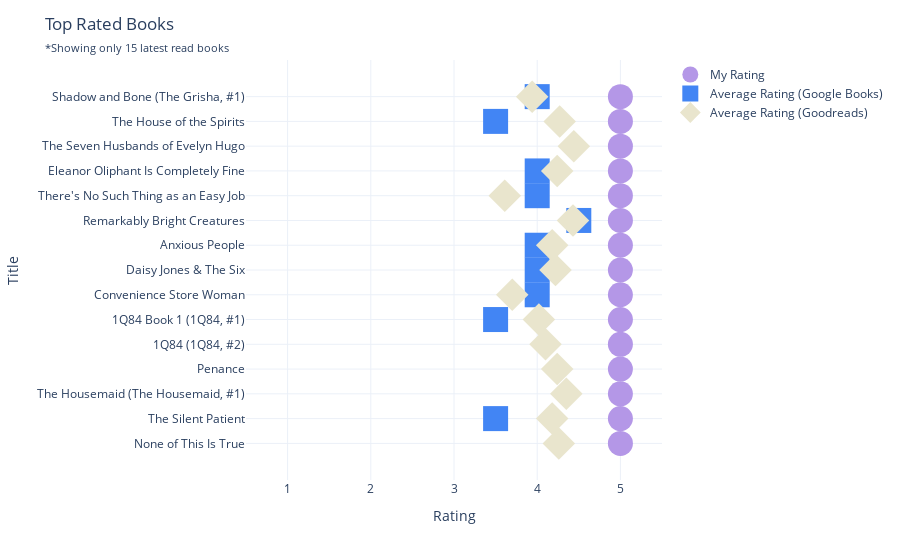

Notebook code for this chart:
### Markdown cell above
## Rating visualised

### Code cell
from apps.viz import book_ratings
# Call the function for top-rated books
fig_top_rated = book_ratings(myreads, 'Top Rated Books', top_rated=True)

# Call the function for bottom-rated books
fig_bottom_rated = book_ratings(myreads, 'Bottom Rated Books', top_rated=False)

# Show both figures
fig_top_rated.show()
fig_bottom_rated.show()

### Figure 1 — Plotly figure (JSON) as saved in the notebook; plotly's stock layout.template omitted (floating-point values rounded to 4 significant figures)
{"data": [{"hovertemplate": "<extra></extra>", "legendgroup": "", "marker": {"color": "#636efa", "symbol": "circle"}, "mode": "markers", "name": "", "orientation": "v", "showlegend": false, "type": "scatter", "xaxis": "x", "yaxis": "y"}, {"marker": {"color": "rgb(180,151,231)", "size": 25, "symbol": "circle"}, "mode": "markers", "name": "My Rating", "type": "scatter", "x": [5, 5, 5, 5, 5, 5, 5, 5, 5, 5, 5, 5, 5, 5, 5], "y": ["None of This Is True", "The Silent Patient", "The Housemaid (The Housemaid, #1)", "Penance", "1Q84 (1Q84, #2)", "1Q84 Book 1 (1Q84, #1)", "Convenience Store Woman", "Daisy Jones & The Six", "Anxious People", "Remarkably Bright Creatures", "There's No Such Thing as an Easy Job", "Eleanor Oliphant Is Completely Fine", "The Seven Husbands of Evelyn Hugo", "The House of the Spirits", "Shadow and Bone (The Grisha, #1)"]}, {"marker": {"color": "#4285F4", "size": 25, "symbol": "square"}, "mode": "markers", "name": "Average Rating (Google Books)", "type": "scatter", "x": [null, 3.5, null, null, null, 3.5, 4, 4, 4, 4.5, 4, 4, null, 3.5, 4], "y": ["None of This Is True", "The Silent Patient", "The Housemaid (The Housemaid, #1)", "Penance", "1Q84 (1Q84, #2)", "1Q84 Book 1 (1Q84, #1)", "Convenience Store Woman", "Daisy Jones & The Six", "Anxious People", "Remarkably Bright Creatures", "There's No Such Thing as an Easy Job", "Eleanor Oliphant Is Completely Fine", "The Seven Husbands of Evelyn Hugo", "The House of the Spirits", "Shadow and Bone (The Grisha, #1)"]}, {"marker": {"color": "#e9e5cd", "size": 25, "symbol": "diamond"}, "mode": "markers", "name": "Average Rating (Goodreads)", "type": "scatter", "x": [4.26, 4.18, 4.35, 4.24, 4.1, 4.02, 3.7, 4.22, 4.18, 4.43, 3.61, 4.24, 4.44, 4.27, 3.94], "y": ["None of This Is True", "The Silent Patient", "The Housemaid (The Housemaid, #1)", "Penance", "1Q84 (1Q84, #2)", "1Q84 Book 1 (1Q84, #1)", "Convenience Store Woman", "Daisy Jones & The Six", "Anxious People", "Remarkably Bright Creatures", "There's No Such Thing as an Easy Job", "Eleanor Oliphant Is Completely Fine", "The Seven Husbands of Evelyn Hugo", "The House of the Spirits", "Shadow and Bone (The Grisha, #1)"]}], "layout": {"font": {"size": 12}, "legend": {"tracegroupgap": 0}, "margin": {"t": 60}, "title": {"text": "Top Rated Books<br><span style=\"font-size: 11px;\">*Showing only 15 latest read books</span>"}, "xaxis": {"anchor": "y", "domain": [0, 1], "range": [0.5, 5.5], "showgrid": true, "tickmode": "array", "tickvals": [1, 2, 3, 4, 5], "title": {"text": "Rating"}}, "yaxis": {"anchor": "x", "domain": [0, 1], "showticklabels": true, "side": "top", "title": {"text": "Title"}}}}
